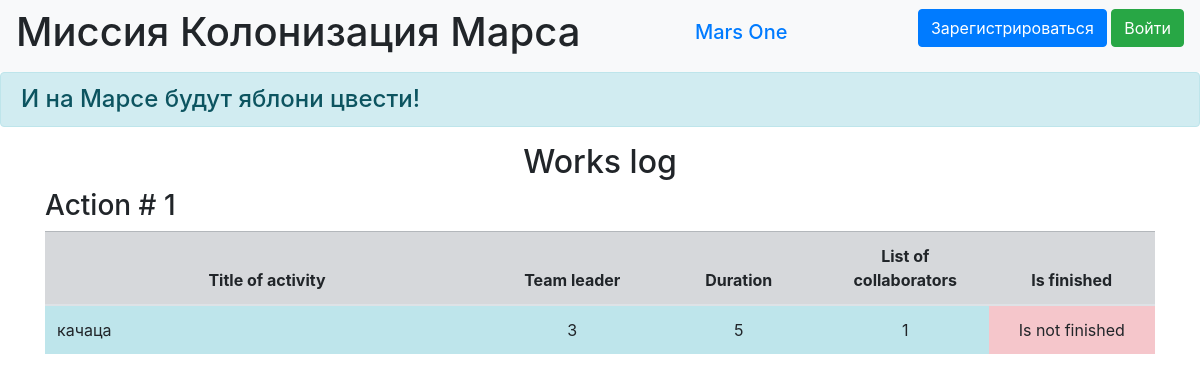
/jobs, run on an earlier commit of the app's database.
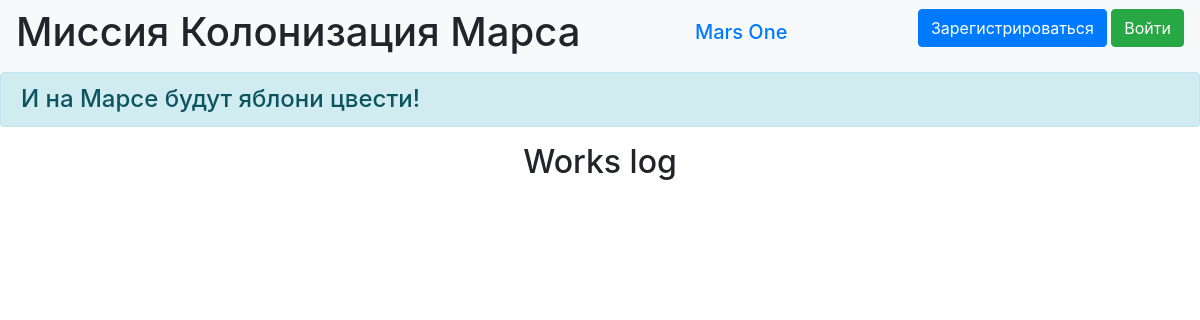
And on a later commit of the database.
### data/jobs.py (models this page shows)
class Jobs(SqlAlchemyBase):
    __tablename__ = 'jobs'
    id = sqlalchemy.Column(sqlalchemy.Integer,
                           primary_key=True, autoincrement=True)
    team_leader = sqlalchemy.Column(sqlalchemy.Integer,
                                    sqlalchemy.ForeignKey("users.id"))
    job = sqlalchemy.Column(sqlalchemy.String, nullable=True)
    work_size = sqlalchemy.Column(sqlalchemy.Integer, nullable=True)
    collaborators = sqlalchemy.Column(sqlalchemy.String, nullable=True)
    is_finished = sqlalchemy.Column(sqlalchemy.Boolean, default=True)
    start_date = sqlalchemy.Column(sqlalchemy.DateTime,
                                   default=datetime.datetime.now)
    end_date = sqlalchemy.Column(sqlalchemy.DateTime,
                                 default=datetime.datetime.now)
    user = orm.relationship('User')

### main.py (the view)
@app.route('/jobs')
def jobs():
    db_sess = db_session.create_session()
    jobs = db_sess.query(Jobs).all()
    return render_template('jobs.html', jobs=jobs)

### data/db_session.py (called while the page is built)
def create_session() -> Session:
    global __factory
    return __factory()

### templates/jobs.html (shortened to what this page needs)
{% extends "base.html" %}
{% block content %}
<h2>Works log</h2>
{% for item in jobs %}
<h3>Action # {{item.id}}</h3>
<table class="table">
  <thead>
    <tr class="table-secondary cell-1">
      <th scope="col" width="40%">Title of activity</th>
      <th scope="col" width="15%">Team leader</th>
      <th scope="col" width="15%">Duration</th>
      <th scope="col" width="15%">List of collaborators</th>
      <th scope="col" width="15%">Is finished</th>
    </tr>
  </thead>
  <tbody>
    <tr>
      <td scope="row" class="table-info">{{item.job}}</td>
      <td class="table-info" align="center">{{item.team_leader}}</td>
      <td class="table-info" align="center">{{item.work_size}}</td>
      <td class="table-info" align="center">{{item.collaborators}}</td>
      {% if item.is_finished %}
      <td class="table-success" align="center">Finished</td>
      {% else %}
      <td class="table-danger" align="center">Is not finished</td>
      {% endif %}
    </tr>
</table>
{% endfor %}
{% endblock %}

### templates/base.html (shortened to what this page needs)
<!doctype html>
<html lang="en">
<head>
    <link rel="stylesheet"
          href="https://stackpath.bootstrapcdn.com/bootstrap/4.4.1/css/bootstrap.min.css"
>
    <link rel="stylesheet" type="text/css" href="../static/css/style.css" />
</head>
<body>
<header>
    <nav class="navbar navbar-light bg-light">
        <h1 class="muted-text">Миссия Колонизация Марса</h1>
        <h1 class="navbar-brand"><a href="#">Mars One</a></h1>
        {% if current_user.is_authenticated %}
    <a class="navbar-brand" href="/logout">{{ current_user.name }}</a>
{% else %}
    <p>
        <a class="btn btn-primary " href="/register">Зарегистрироваться</a>
        <a class="btn btn-success" href="/login">Войти</a>
    </p>
{% endif %}
    </nav>
    <h4 class="alert alert-info">И на Марсе будут яблони цвести!</h4>
</header>
<main role="main" class="container">
    {% block content %}{% endblock %}
</main>
</body>
</html>

### static/css/style.css (style rules this page uses)
h2 { text-align: center; }

What changed in the data, as far as the page shows it:
removed Jobs: id "1", job "качаца", team_leader "3", work_size "5", collaborators "1", is_finished "Is not finished"
